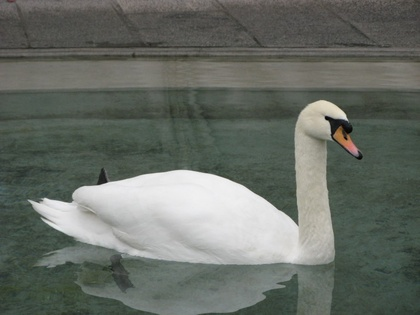
%> input picture Threshold/1.jpg, 420 x 315 px, shrunk from 768 x 576 before the run
$ octave main_thresh.m   (GNU Octave 9; MATLAB toolbox functions it lacks are replaced by stand-ins)
%> lines starting %> are read from the running program, lines starting %| are printed output that depends on the picture
close all;
clear all;

global image_back;
global image_obj;

image=imread('1.jpg');
%> image is the input picture: size 315x420x3 uint8; mean R, G, B 103, 108.4, 101.1
[M,N,H] = size(image);
%> M = 315; N = 420; H = 3

r=image(:,:,1);
g=image(:,:,2);
b=image(:,:,3);

n_back = 0;
n_obj = 0;
sum_back = 0;
sum_obj = 0;

p = image;
T = 90;
tic
while(1==1)
    for i=1:1:M-1;
        for j=1:1:N-1;

            if (p(i,j) < T)
                n_back = n_back + 1;
                sum_back1 = sum_back + r(i,j);
                sum_back2 = sum_back + g(i,j);
                sum_back3 = sum_back + b(i,j);
                sum_back_t = sum_back1 + sum_back2 + sum_back3;
            else
                n_obj = n_obj + 1;
                sum_obj1 = sum_obj + r(i,j);
                sum_obj2 = sum_obj + g(i,j);
                sum_obj3 = sum_obj + b(i,j);
                sum_obj_t = sum_obj1 + sum_obj2 + sum_obj3;
            end
        end
    end

    mu_back = n_back / sum_back_t;
    mu_obj = n_obj / sum_obj_t;
    T_new = (mu_back + mu_obj) / 2;

    if ( T == T_new)
        break
    else
        T = T_new;

    end

    for i=1:1:M-1;
        for j=1:1:N-1;
            if(image(i,j) <= T_new)
                image_back(i,j) = image(i,j);
            else
                image_obj(i,j) = image(i,j);
            end
        end
    end


end
%> this loop made 2 passes
%> (mu_back, mu_obj, T_new, T) on pass 1: (255, 209, 128, 128)
%> (mu_back, mu_obj, T_new) on pass 2: (255, 255, 128)
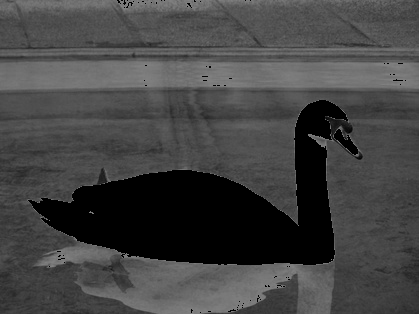
%> image_back: size 314x419 double; min 0, max 128, mean 67.4
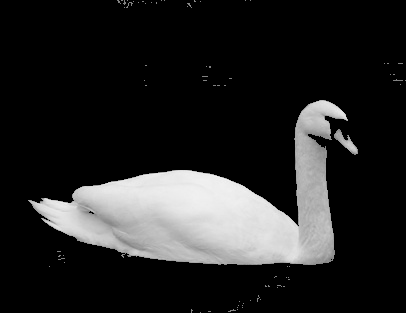
%> image_obj: size 313x406 double; min 0, max 244, mean 37
%> after the loop, n_back = 186146; n_obj = 76986; sum_back1 = 44; sum_back2 = 53; sum_back3 = 48; sum_back_t = 145; sum_obj1 = 128; sum_obj2 = 137; sum_obj3 = 136; sum_obj_t = 255
toc
figure
subplot(2,2,1);imshow(image,[]);title('Orgianl Image')
subplot(2,2,3);imshow(image_back,[]);title('image Back')
subplot(2,2,4);imshow(image_obj,[]);title('image Obj')


% [15 lines of commented-out code are left out]
